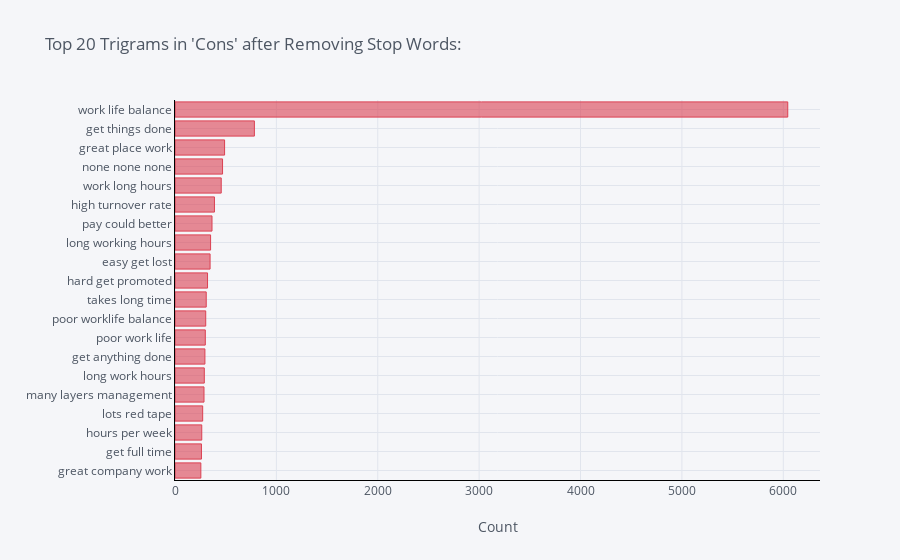

Write notebook code for a chart like this one.
### Code cell
df4.groupby('cons').sum()['count'].sort_values(ascending=True).iplot(
    kind='bar', xTitle='Count', linecolor='black',orientation = 'h', color='red', title="Top 20 Trigrams in 'Cons' after Removing Stop Words:")

### Figure 1 — Plotly figure (JSON) as saved in the notebook; plotly's stock layout.template omitted (floating-point values rounded to 4 significant figures)
{"data": [{"marker": {"color": "rgba(219, 64, 82, 0.6)", "line": {"color": "rgba(219, 64, 82, 1.0)", "width": 1}}, "name": "count", "orientation": "h", "text": "", "type": "bar", "x": [255, 261, 264, 273, 286, 289, 295, 299, 303, 308, 321, 346, 351, 365, 389, 456, 469, 489, 783, 6044], "y": ["great company work", "get full time", "hours per week", "lots red tape", "many layers management", "long work hours", "get anything done", "poor work life", "poor worklife balance", "takes long time", "hard get promoted", "easy get lost", "long working hours", "pay could better", "high turnover rate", "work long hours", "none none none", "great place work", "get things done", "work life balance"]}], "layout": {"legend": {"bgcolor": "#F5F6F9", "font": {"color": "#4D5663"}}, "paper_bgcolor": "#F5F6F9", "plot_bgcolor": "#F5F6F9", "title": {"font": {"color": "#4D5663"}, "text": "Top 20 Trigrams in 'Cons' after Removing Stop Words:"}, "xaxis": {"gridcolor": "#E1E5ED", "linecolor": "black", "showgrid": true, "tickfont": {"color": "#4D5663"}, "title": {"font": {"color": "#4D5663"}, "text": "Count"}, "zerolinecolor": "#E1E5ED"}, "yaxis": {"gridcolor": "#E1E5ED", "linecolor": "black", "showgrid": true, "tickfont": {"color": "#4D5663"}, "title": {"font": {"color": "#4D5663"}, "text": ""}, "zerolinecolor": "#E1E5ED"}}}
